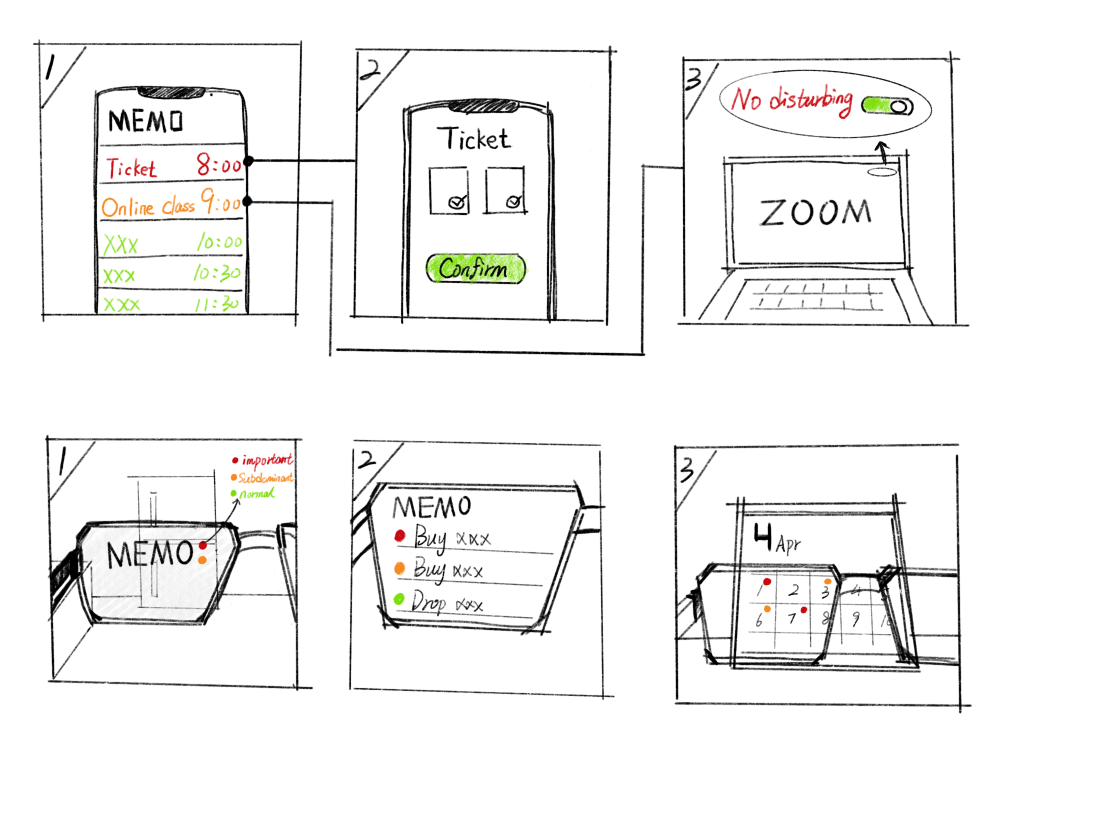
#> input picture resouces/未命名作品.png, 2224 x 1668 px (shown at 1/2 size)
$ python chapter4.py
#> lines starting #> are read from the running program, lines starting #| are printed output that depends on the picture
import cv2
import numpy as np

img=cv2.imread("resouces/未命名作品.png")
#> img is the input picture: shape (1668, 2224, 3); mean B, G, R 241.9, 242.6, 242.8

width,height=300,300
#从左到右，从上到下
points1=np.float32([[706,87],[1223,85],[713,665],[1213,655]])
points2=np.float32([[0,0],[width,0],[0,height],[width,height]])
matrix=cv2.getPerspectiveTransform(points1,points2)
imgOutput=cv2.warpPerspective(img,matrix,(width,height))
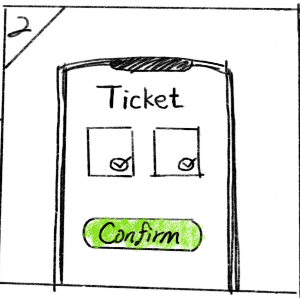
#> imgOutput: shape (300, 300, 3); mean B, G, R 227.4, 231.1, 229.4

cv2.imshow("image",img)
cv2.imshow("output",imgOutput)

cv2.waitKey(0)
